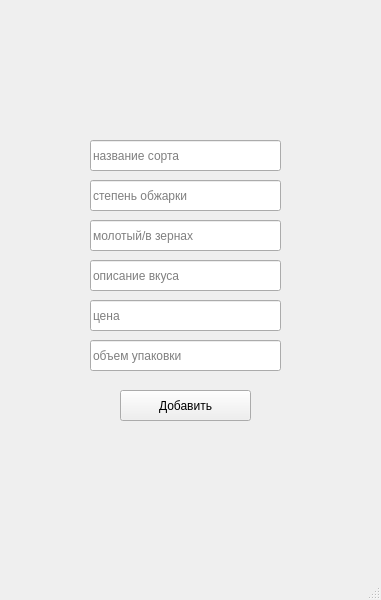
<?xml version="1.0" encoding="UTF-8"?>
<ui version="4.0">
 <class>MainWindow</class>
 <widget class="QMainWindow" name="MainWindow">
  <property name="geometry">
   <rect>
    <x>0</x>
    <y>0</y>
    <width>381</width>
    <height>600</height>
   </rect>
  </property>
  <property name="windowTitle">
   <string>MainWindow</string>
  </property>
  <widget class="QWidget" name="centralwidget">
   <widget class="QLineEdit" name="lineEdit">
    <property name="geometry">
     <rect>
      <x>90</x>
      <y>140</y>
      <width>191</width>
      <height>31</height>
     </rect>
    </property>
    <property name="placeholderText">
     <string>название сорта</string>
    </property>
   </widget>
   <widget class="QLineEdit" name="lineEdit_2">
    <property name="geometry">
     <rect>
      <x>90</x>
      <y>180</y>
      <width>191</width>
      <height>31</height>
     </rect>
    </property>
    <property name="placeholderText">
     <string>степень обжарки</string>
    </property>
   </widget>
   <widget class="QLineEdit" name="lineEdit_3">
    <property name="geometry">
     <rect>
      <x>90</x>
      <y>220</y>
      <width>191</width>
      <height>31</height>
     </rect>
    </property>
    <property name="placeholderText">
     <string>молотый/в зернах</string>
    </property>
   </widget>
   <widget class="QLineEdit" name="lineEdit_4">
    <property name="geometry">
     <rect>
      <x>90</x>
      <y>260</y>
      <width>191</width>
      <height>31</height>
     </rect>
    </property>
    <property name="placeholderText">
     <string>описание вкуса</string>
    </property>
   </widget>
   <widget class="QLineEdit" name="lineEdit_5">
    <property name="geometry">
     <rect>
      <x>90</x>
      <y>300</y>
      <width>191</width>
      <height>31</height>
     </rect>
    </property>
    <property name="placeholderText">
     <string>цена</string>
    </property>
   </widget>
   <widget class="QLineEdit" name="lineEdit_6">
    <property name="geometry">
     <rect>
      <x>90</x>
      <y>340</y>
      <width>191</width>
      <height>31</height>
     </rect>
    </property>
    <property name="placeholderText">
     <string>объем упаковки</string>
    </property>
   </widget>
   <widget class="QPushButton" name="add_btn">
    <property name="geometry">
     <rect>
      <x>120</x>
      <y>390</y>
      <width>131</width>
      <height>31</height>
     </rect>
    </property>
    <property name="text">
     <string>Добавить</string>
    </property>
   </widget>
  </widget>
  <widget class="QMenuBar" name="menubar">
   <property name="geometry">
    <rect>
     <x>0</x>
     <y>0</y>
     <width>381</width>
     <height>21</height>
    </rect>
   </property>
  </widget>
  <widget class="QStatusBar" name="statusbar"/>
 </widget>
 <resources/>
 <connections/>
</ui>
